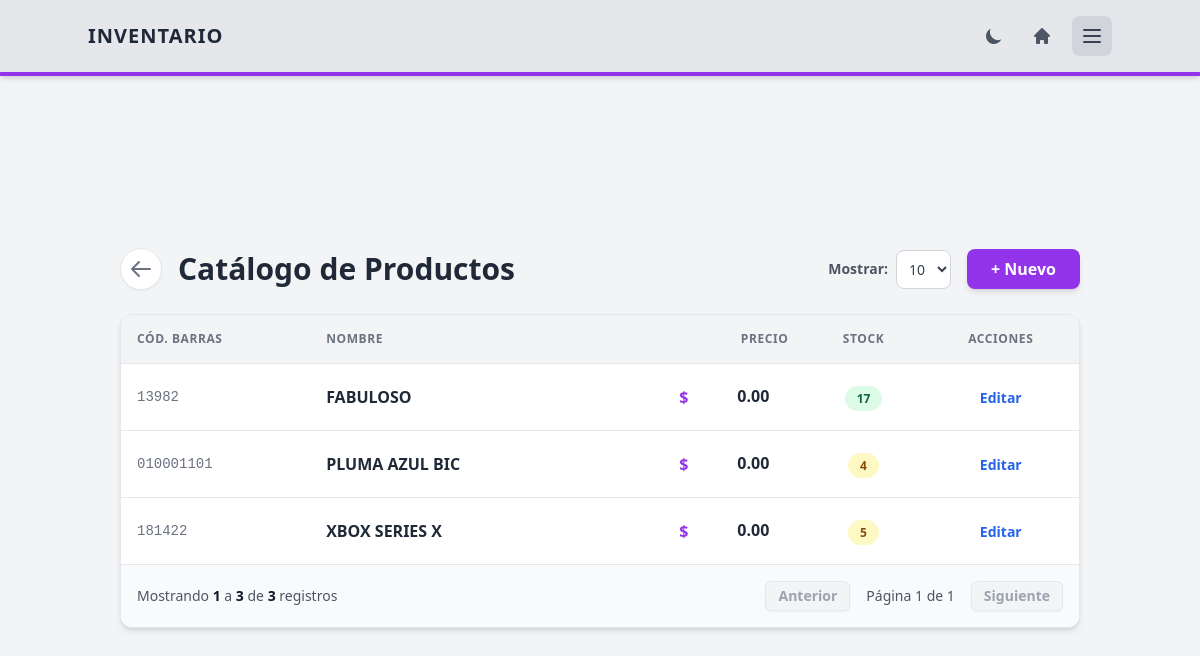
/inventario/productos/ (signed in), run on an earlier commit of the app's database.
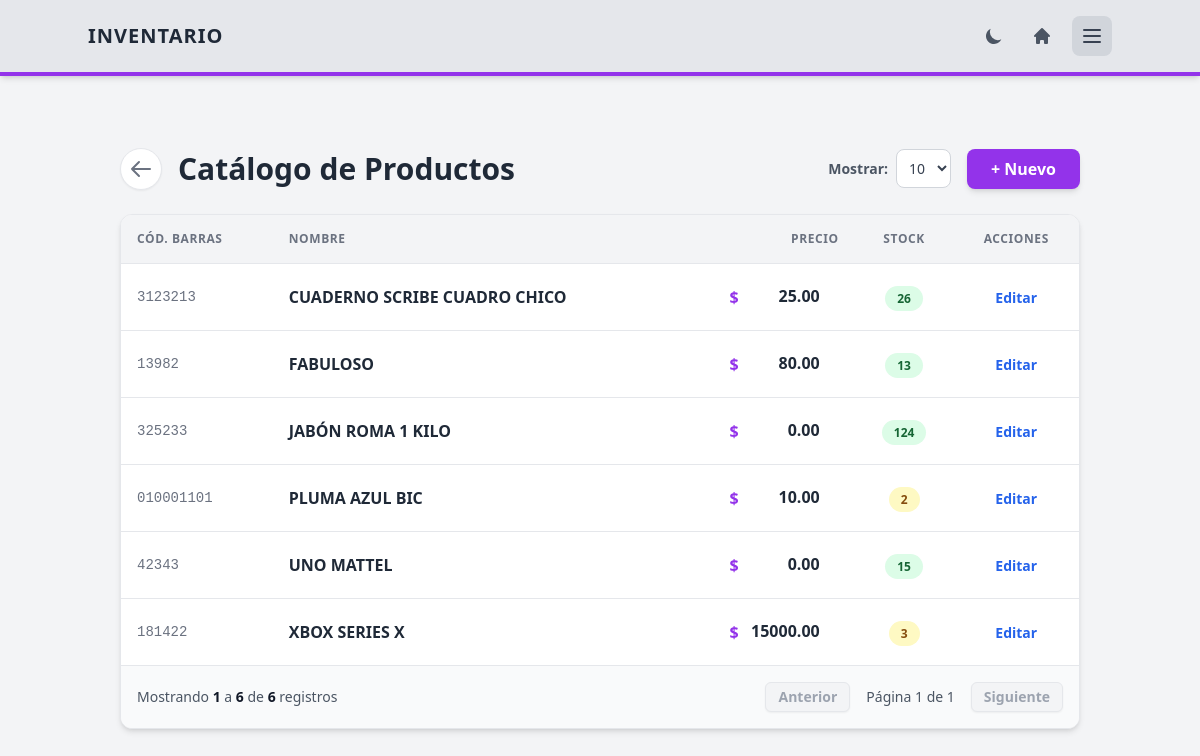
And on a later commit of the database.
### inventario/models.py (models this page shows, shortened)
class Producto(models.Model):
    codigo_barras = models.CharField(max_length=50, unique=True)
    nombre = models.CharField(max_length=200)
    categoria = models.ForeignKey(Categoria, on_delete=models.SET_NULL, null=True, related_name='productos')
    stock = models.IntegerField(default=0)

class PrecioProducto(models.Model):
    producto = models.OneToOneField(Producto, on_delete=models.CASCADE, related_name='precios')
    costo = models.DecimalField(max_digits=10, decimal_places=2)
    precio = models.DecimalField(max_digits=10, decimal_places=2)
    margen_ganancia = models.DecimalField(max_digits=10, decimal_places=2, editable=False)
    fecha_ultimo_cambio = models.DateTimeField(auto_now=True)

### inventario/views/productos.py (the view)
# urls.py: path('productos/', views.lista_inventario, name='lista_inventario'),
@login_required
@permission_required('configuraciones.acceder_inventario', login_url='portal_principal')
def lista_inventario(request):
    productos_list = Producto.objects.select_related('precios').all().order_by('nombre')
    per_page = request.GET.get('per_page', 10)
    try:
        per_page = int(per_page)
    except ValueError:
        per_page = 10
    paginator = Paginator(productos_list, per_page)
    page_number = request.GET.get('page')
    page_obj = paginator.get_page(page_number)
    return render(request, 'inventario/productos/lista.html', {
        **get_config_context('Catálogo de Productos', 'border-purple-600'),
        'page_obj': page_obj,
        'per_page': per_page,
    })

### core/utils.py (called while the page is built)
def get_config_context(nav_title, accent_color, nav_items=None):
    if nav_items is None:
        nav_items = [
            {'label': 'Ventas', 'url': reverse('dashboard'), 'hover_color': 'text-yellow-600', 'hover_color_dark': 'text-yellow-500'},
            {'label': 'Inventario', 'url': reverse('inventario_dashboard'), 'hover_color': 'text-yellow-600', 'hover_color_dark': 'text-yellow-500'},
            {'label': 'Configuración', 'url': reverse('config_dashboard'), 'hover_color': 'text-yellow-600', 'hover_color_dark': 'text-yellow-500'},
        ]
    return {
        'nav_title': nav_title,
        'accent_color': accent_color,
        'nav_items': nav_items,
        'htmx_enabled': True
    }

### inventario/templates/inventario/productos/lista.html (shortened to what this page needs)
{% extends "base/base.html" %}
{% block content %}
<div class="flex flex-col sm:flex-row justify-between items-center mb-6 gap-4">
    <div class="flex items-center gap-4 w-full sm:w-auto">
        <a href="{% url 'inventario_dashboard' %}" class="p-2 bg-white dark:bg-gray-800 rounded-full shadow-sm hover:bg-gray-100 dark:hover:bg-gray-700 transition border border-gray-200 dark:border-gray-700 text-gray-500" title="Regresar">
            <svg xmlns="http://www.w3.org/2000/svg" class="h-6 w-6" fill="none" viewBox="0 0 24 24" stroke="currentColor">
                <path stroke-linecap="round" stroke-linejoin="round" stroke-width="2" d="M10 19l-7-7m0 0l7-7m-7 7h18" />
            </svg>
        </a>
        <h2 class="text-2xl sm:text-3xl font-bold">Catálogo de Productos</h2>
    </div>
    <div class="flex flex-col sm:flex-row items-center gap-4 w-full sm:w-auto">
        <form method="GET" class="flex items-center gap-2">
            <label class="text-sm font-bold text-gray-600 dark:text-gray-400">Mostrar:</label>
            <select name="per_page" onchange="this.form.submit()" class="bg-white dark:bg-gray-800 border border-gray-300 dark:border-gray-600 text-gray-700 dark:text-gray-200 text-sm rounded-lg focus:ring-purple-500 focus:border-purple-500 p-2">
                <option value="10" {% if per_page == 10 %}selected{% endif %}>10</option>
            </select>
        </form>
        <button hx-get="{% url 'nuevo_producto' %}" hx-target="#modal-content" class="w-full sm:w-auto text-center bg-purple-600 hover:bg-purple-700 text-white font-bold py-2 px-6 rounded-lg shadow-md transition-colors">
            + Nuevo
        </button>
    </div>
</div>
<div class="bg-white dark:bg-gray-800 rounded-xl shadow-md overflow-hidden border border-gray-200 dark:border-gray-700">
    <div class="overflow-x-auto">
        <table class="w-full text-left border-collapse min-w-[600px]">
            <thead>
                <tr class="bg-gray-100 dark:bg-gray-700 text-gray-500 dark:text-gray-300 uppercase text-xs tracking-wider border-b dark:border-gray-600">
                    <th class="p-4">Cód. Barras</th>
                    <th class="p-4">Nombre</th>
                    <th class="p-4 text-right">Precio</th>
                    <th class="p-4 text-center">Stock</th>
                    <th class="p-4 text-center">Acciones</th>
                </tr>
            </thead>
            <tbody class="divide-y divide-gray-200 dark:divide-gray-700">
                {% for p in page_obj %}
                <tr class="hover:bg-gray-50 dark:hover:bg-gray-700/50 transition-colors">
                    <td class="p-4 font-mono text-sm text-gray-500 dark:text-gray-400">{{ p.codigo_barras }}</td>
                    <td class="p-4 font-bold">{{ p.nombre }}</td>
                    <td class="p-4 text-right">
                        {% include 'inventario/productos/partials/precio_inline.html' with p=p %}
                    </td>
                    <td class="p-4 text-center">
                        {% if p.stock > 5 %}
                            <span class="bg-green-100 text-green-800 dark:bg-green-900 dark:text-green-300 px-3 py-1 rounded-full text-xs font-bold">{{ p.stock }}</span>
                        {% elif p.stock > 0 %}
                            <span class="bg-yellow-100 text-yellow-800 dark:bg-yellow-900 dark:text-yellow-300 px-3 py-1 rounded-full text-xs font-bold">{{ p.stock }}</span>
                        {% else %}
                            <span class="bg-red-100 text-red-800 dark:bg-red-900 dark:text-red-300 px-3 py-1 rounded-full text-xs font-bold">Agotado</span>
                        {% endif %}
                    </td>
                    <td class="p-4 text-center">
                        <button hx-get="{% url 'editar_producto' p.id %}" hx-target="#modal-content" class="text-blue-600 dark:text-blue-400 hover:underline font-bold text-sm">Editar</button>
                    </td>
                </tr>
                {% empty %}
                <tr>
                    <td colspan="5" class="p-8 text-center text-gray-400 dark:text-gray-500 italic">No hay productos en el inventario.</td>
                </tr>
                {% endfor %}
            </tbody>
        </table>
    </div>
    {% include "base/pagination.html" %}
</div>
{% endblock %}

### templates/base/base.html (shortened to what this page needs)
<!DOCTYPE html>
<html lang="es">
<head>
    <script src="https://cdn.tailwindcss.com"></script>
</head>
<body class="{% block body_class %}bg-gray-100 dark:bg-gray-900 text-gray-800 dark:text-gray-200 font-sans transition-colors duration-200 h-screen flex flex-col{% endblock %}" {% block body_extra %}{% endblock %} hx-headers='{"X-CSRFToken": "{{ csrf_token }}"}'>
    {% block nav %}
    {% include "base/nav.html" %}
    {% endblock %}
    {% block main_container %}
    <main class="{% block main_class %}container mx-auto p-4 sm:p-8 flex-grow flex flex-col justify-center max-w-5xl{% endblock %}">
        {% block content %}
        {% endblock %}
    </main>
    {% endblock %}
</body>
</html>

### templates/base/nav.html (shortened to what this page needs)
<nav class="bg-gray-200 dark:bg-gray-800 border-b-4 {{ accent_color|default:'border-yellow-500' }} p-4 shadow-md flex-shrink-0 transition-colors duration-200 relative z-50">
    <div class="container mx-auto flex justify-between items-center">
        <div class="flex items-center">
            <h1 class="text-lg sm:text-xl font-black text-gray-800 dark:text-white uppercase tracking-tighter sm:tracking-wider">
                {% if nav_title == 'Panel de Control - Ventas' or nav_title == 'Caja Registradora' %}
                    VENTAS
                {% elif nav_title == 'Módulo de Inventario' or nav_title == 'Catálogo de Productos' or nav_title == 'Gestión de Categorías' %}
                    INVENTARIO
                {% else %}
                    SISTEMA
                {% endif %}
            </h1>
        </div>
        <div class="flex items-center gap-1 sm:gap-3">
            <button onclick="toggleDarkMode()" class="p-2 text-gray-600 dark:text-yellow-400 hover:bg-gray-300 dark:hover:bg-gray-700 rounded-full transition" title="Cambiar Tema">
                <svg xmlns="http://www.w3.org/2000/svg" class="h-5 w-5" viewBox="0 0 20 20" fill="currentColor">
                    <path d="M17.293 13.293A8 8 0 016.707 2.707a8.001 8.001 0 1010.586 10.586z" />
                </svg>
            </button>
            <a href="{% url 'portal_principal' %}" class="p-2 text-gray-600 dark:text-gray-300 hover:text-blue-600 dark:hover:text-blue-400 hover:bg-gray-300 dark:hover:bg-gray-700 rounded-full transition" title="Ir al Portal">
                <svg xmlns="http://www.w3.org/2000/svg" class="h-5 w-5" viewBox="0 0 20 20" fill="currentColor">
                    <path d="M10.707 2.293a1 1 0 00-1.414 0l-7 7a1 1 0 001.414 1.414L4 10.414V17a1 1 0 001 1h2a1 1 0 001-1v-2a1 1 0 011-1h2a1 1 0 011 1v2a1 1 0 001 1h2a1 1 0 001-1v-6.586l.293.293a1 1 0 001.414-1.414l-7-7z" />
                </svg>
            </a>
            <div class="relative inline-block text-left">
                <button onclick="toggleMenu()" class="p-2 bg-gray-300 dark:bg-gray-700 text-gray-700 dark:text-gray-200 rounded-lg hover:bg-gray-400 dark:hover:bg-gray-600 transition flex items-center focus:outline-none">
                    <svg xmlns="http://www.w3.org/2000/svg" class="h-6 w-6" fill="none" viewBox="0 0 24 24" stroke="currentColor">
                        <path stroke-linecap="round" stroke-linejoin="round" stroke-width="2" d="M4 6h16M4 12h16M4 18h16" />
                    </svg>
                </button>
            </div>
        </div>
    </div>
</nav>

### inventario/templates/inventario/productos/partials/precio_inline.html
<div class="flex items-center justify-end gap-1" id="precio-inline-{{ p.id }}">
    <span class="text-purple-600 dark:text-purple-400 font-bold">$</span>
    <input type="number"
           step="0.50"
           min="0"
           name="precio"
           value="{{ p.precios.precio|default:'0.00' }}"
           hx-post="{% url 'actualizar_precio_inline' p.id %}"
           hx-trigger="change"
           hx-swap="outerHTML"
           hx-target="#precio-inline-{{ p.id }}"
           title="Modificar precio directamente"
           class="w-20 sm:w-24 p-1 text-right font-black text-gray-800 dark:text-white bg-transparent border-b-2 border-transparent hover:border-purple-300 dark:hover:border-purple-600 focus:border-purple-500 focus:bg-purple-50 dark:focus:bg-gray-700 outline-none transition-all cursor-pointer rounded-t">
</div>

### templates/base/pagination.html
<div class="bg-gray-50 dark:bg-gray-800/80 p-4 border-t border-gray-200 dark:border-gray-700 flex flex-col sm:flex-row justify-between items-center gap-4">
    <div class="text-sm text-gray-600 dark:text-gray-400">
        Mostrando <span class="font-bold text-gray-900 dark:text-white">{{ page_obj.start_index|default:0 }}</span>
        a <span class="font-bold text-gray-900 dark:text-white">{{ page_obj.end_index|default:0 }}</span>
        de <span class="font-bold text-gray-900 dark:text-white">{{ page_obj.paginator.count }}</span> registros
    </div>
    <div class="flex items-center gap-2">
        {% if page_obj.has_previous %}
            <a href="?page={{ page_obj.previous_page_number }}&per_page={{ per_page }}" class="px-3 py-1 bg-white dark:bg-gray-700 border border-gray-300 dark:border-gray-600 rounded-md hover:bg-gray-100 dark:hover:bg-gray-600 transition shadow-sm text-sm font-bold">Anterior</a>
        {% else %}
            <span class="px-3 py-1 bg-gray-100 dark:bg-gray-800 border border-gray-200 dark:border-gray-700 text-gray-400 dark:text-gray-600 rounded-md shadow-sm text-sm font-bold cursor-not-allowed">Anterior</span>
        {% endif %}
        <span class="text-sm px-2 text-gray-600 dark:text-gray-400">
            Página {{ page_obj.number }} de {{ page_obj.paginator.num_pages }}
        </span>
        {% if page_obj.has_next %}
            <a href="?page={{ page_obj.next_page_number }}&per_page={{ per_page }}" class="px-3 py-1 bg-white dark:bg-gray-700 border border-gray-300 dark:border-gray-600 rounded-md hover:bg-gray-100 dark:hover:bg-gray-600 transition shadow-sm text-sm font-bold">Siguiente</a>
        {% else %}
            <span class="px-3 py-1 bg-gray-100 dark:bg-gray-800 border border-gray-200 dark:border-gray-700 text-gray-400 dark:text-gray-600 rounded-md shadow-sm text-sm font-bold cursor-not-allowed">Siguiente</span>
        {% endif %}
    </div>
</div>

What changed in the data, as far as the page shows it:
added Producto: codigo_barras "3123213", nombre "CUADERNO SCRIBE CUADRO CHICO", precio "25.00", stock "26"
changed Producto "FABULOSO": precio "0.00" → "80.00"; stock "17" → "13"
added Producto: codigo_barras "325233", nombre "JABÓN ROMA 1 KILO", precio "0.00", stock "124"
changed Producto "PLUMA AZUL BIC": precio "0.00" → "10.00"; stock "4" → "2"
added Producto: codigo_barras "42343", nombre "UNO MATTEL", precio "0.00", stock "15"
changed Producto "XBOX SERIES X": precio "0.00" → "15000.00"; stock "5" → "3"
Also different on the page:
{{ page_obj.end_index|default:0 }}: "3" → "6"
{{ page_obj.paginator.count }}: "3" → "6"
